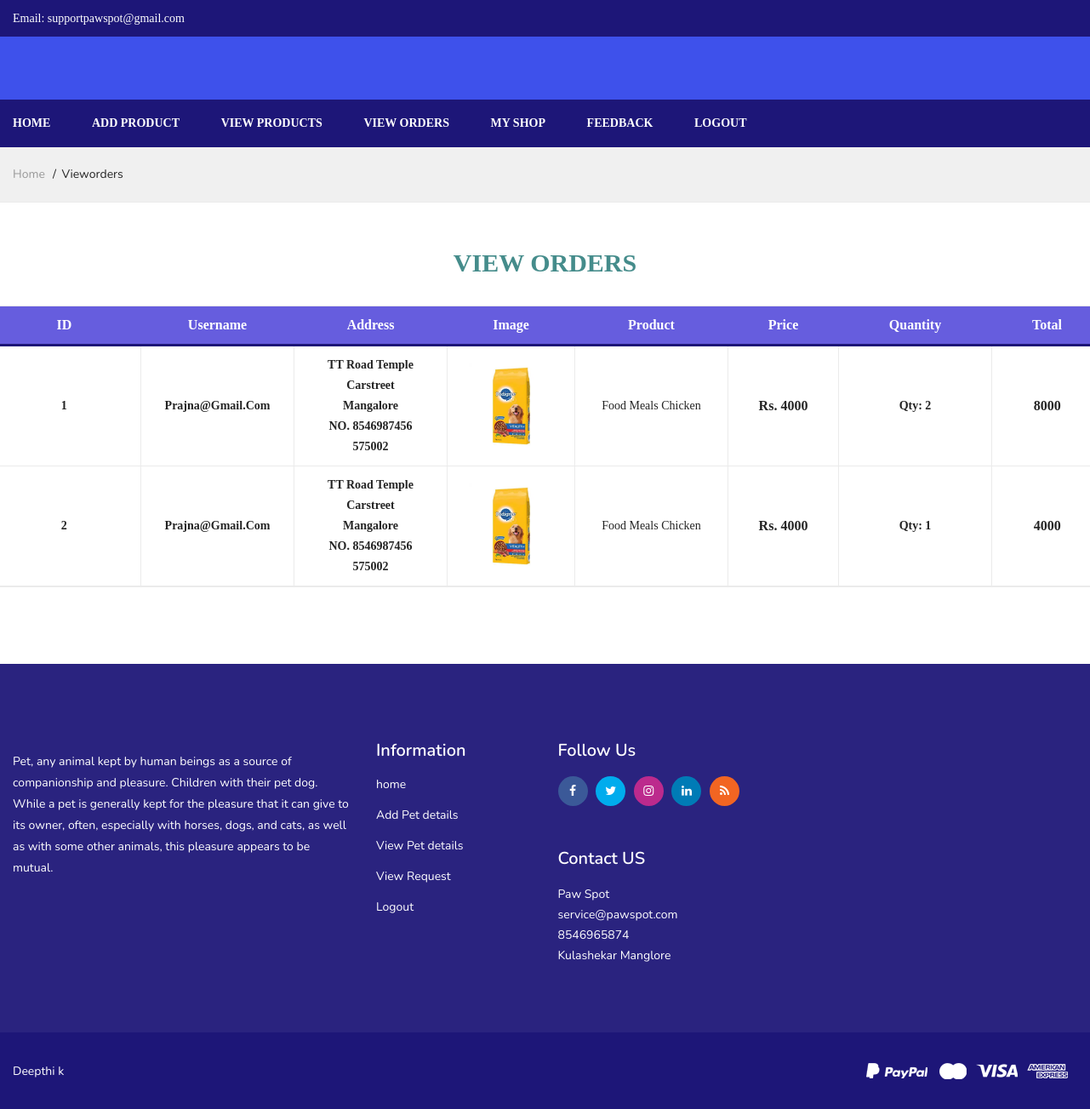
The app's page /petshop/vieworders.php (signed in) with its own data.
### tables this page shows
CREATE TABLE `ordertb` (
  `oid` int(30) NOT NULL,
  `pid` varchar(20) NOT NULL,
  `quantity` int(20) NOT NULL,
  `userid` varchar(200) NOT NULL
);

CREATE TABLE `address` (
  `aid` int(30) NOT NULL,
  `address1` varchar(100) NOT NULL,
  `address2` varchar(100) NOT NULL,
  `city` varchar(50) NOT NULL,
  `pin` varchar(10) NOT NULL,
  `contact` varchar(12) NOT NULL,
  `userid` varchar(100) NOT NULL
);

CREATE TABLE `products` (
  `pid` int(10) NOT NULL,
  `name` varchar(25) DEFAULT NULL,
  `pprice` float DEFAULT NULL,
  `oldprice` float DEFAULT NULL,
  `sstatus` varchar(25) DEFAULT NULL,
  `quantity` varchar(25) DEFAULT NULL,
  `pdetails` varchar(150) DEFAULT NULL,
  `image` varchar(100) DEFAULT NULL,
  `shopuser` varchar(100) NOT NULL,
  `psname` varchar(100) NOT NULL
);

### petshop/vieworders.php (the view, shortened to what this page needs)
<?php
if(isset($_SESSION['shopuser']))
{
?>
<!doctype html>
<html class="no-js" lang="en">
<head>
    <link rel="stylesheet" href="assets/css/plugins.css">
    <link rel="stylesheet" href="assets/css/style.css">
    <link rel="stylesheet" href="assets/css/custom.css">
</head>
<body>
    <?php include("header.php"); ?>
    <div class="breadcrumbs_area">
        <div class="container">
            <div class="row">
                <div class="col-12">
                    <div class="breadcrumb_content">
                        <ul>
                            <li><a href="index-2.html">home</a></li>
                            <li>Vieworders</li>
                        </ul>
                    </div>
                </div>
            </div>
        </div>
    </div>
    <section class="pt-60 pb-30">
        <div class="container">
            <div class="row">
                <div class="col text-center">
                    <div class="section-title">
                        <h2 style="font-family:georgia;font-size:30px;color:#458c8b;">VIEW ORDERS</h2>
                    </div>
                </div>
            </div>
        <div class="row justify-content-center">
            <form action="#">
                <div class="row">
                    <div class="col-12">
                        <div class="table_desc">
                            <div class="cart_page table-responsive">
                                <table>
                            <thead style="font-family:georgia;">
                                <tr style="font-family:georgia;">
									<th class="product_thumb" >ID</th>
									<th class="product_thumb">Username</th>
									<th class="product_thumb">Address</th>
                                    <th class="product_thumb">Image</th>
                                    <th class="product_name">Product</th>
                                    <th class="product-price">Price</th>
                                    <th class="product_quantity">Quantity</th>
                                    <th class="product_total">Total</th>
                                </tr>
                            </thead>
                            <tbody>
							<?php
									include 'config.php';
									$sql1 = "SELECT ordertb.oid, ordertb.pid, products.name, products.pprice, products.image, ordertb.quantity, ordertb.userid, address.address1, address.address2, address.city, address.pin, address.contact FROM ordertb INNER JOIN products ON ordertb.pid=products.pid INNER JOIN address on ordertb.userid=address.userid where products.shopuser='".$_SESSION['shopuser']."'";
									$result1 = mysqli_query($con,$sql1);
									$num1=mysqlI_num_rows($result1);
									$sl=0;
									if($num1 > 0)
									{
									while($row1 = mysqli_fetch_array($result1))
									{
									$sl+=1;
									$name=$row1[2];
									$price=$row1[3];
									$img=$row1[4];
									$qty=$row1[5];
									$Userid=$row1[6];
									$addr1=$row1[7];
									$addr2=$row1[8];
									$city=$row1[9];
									$pin=$row1[10];
									$contact=$row1[11];
									$tot=$qty*$price;
									?>
                                <tr style="font-family:times;">
									<td class="product_name"><?php echo $sl; ?></td>
									<td class="product_name"><?php echo $Userid; ?></td>
									<td class="product_name"><?php echo $addr1; ?><br><?php echo $addr2; ?><br><?php echo $city; ?><br>NO. <?php echo $contact; ?><br><?php echo $pin; ?></td>
                                    <td class="product_thumb"><a href="#"><img src="image/<?php echo $img; ?>" alt=""></a></td>
                                    <td class="product_name"><a href="#"><?php echo $name; ?></a></td>
                                    <td class="product-price">Rs. <?php echo $price; ?></td>
                                    <td class="product_quantity">Qty: <?php echo $qty; ?></td>
									<td class="product-price"><?php echo $tot; ?></td>
                                </tr>
								<?php
								}
								}
								?>
                            </tbody>
                        </table>
                            </div>
                        </div>
                    </div>
                </div>
            </form>
        </div>
    </div>
	</section>
<?php include("footer.php"); ?>
</body>
</html>
<?php
}
else
{
	echo "<script> location.href='user-login.php'; </script>";
}
?>

### petshop/assets/css/custom.css (style rules this page uses)
.container { max-width: 1300px; }
img { -webkit-user-drag: none; -khtml-user-drag: none; -moz-user-drag: none; -o-user-drag: none; display: inline-block; max-width: 100%; }
.table-responsive table thead { background: #665dde; }
.pb-30 { padding-bottom: 30px; }
.pt-60 { padding-top: 60px; }
.section-title { margin-bottom: 30px; }
.section-title h2 { font-size: 28px; margin-top: -7px; }

### records on screen
ordertb: userid "Prajna@gmail.com", address.address1 "TT Road Temple", address.address2 "Carstreet", address.city "Mangalore", address.contact "8546987456", address.pin "575002", pid.image (picture), pid.name "Food Meals Chicken", pid.pprice "4000", quantity "2", quantity.pprice "8000"
ordertb: userid "Prajna@gmail.com", address.address1 "TT Road Temple", address.address2 "Carstreet", address.city "Mangalore", address.contact "8546987456", address.pin "575002", pid.image (picture), pid.name "Food Meals Chicken", pid.pprice "4000", quantity "1"
